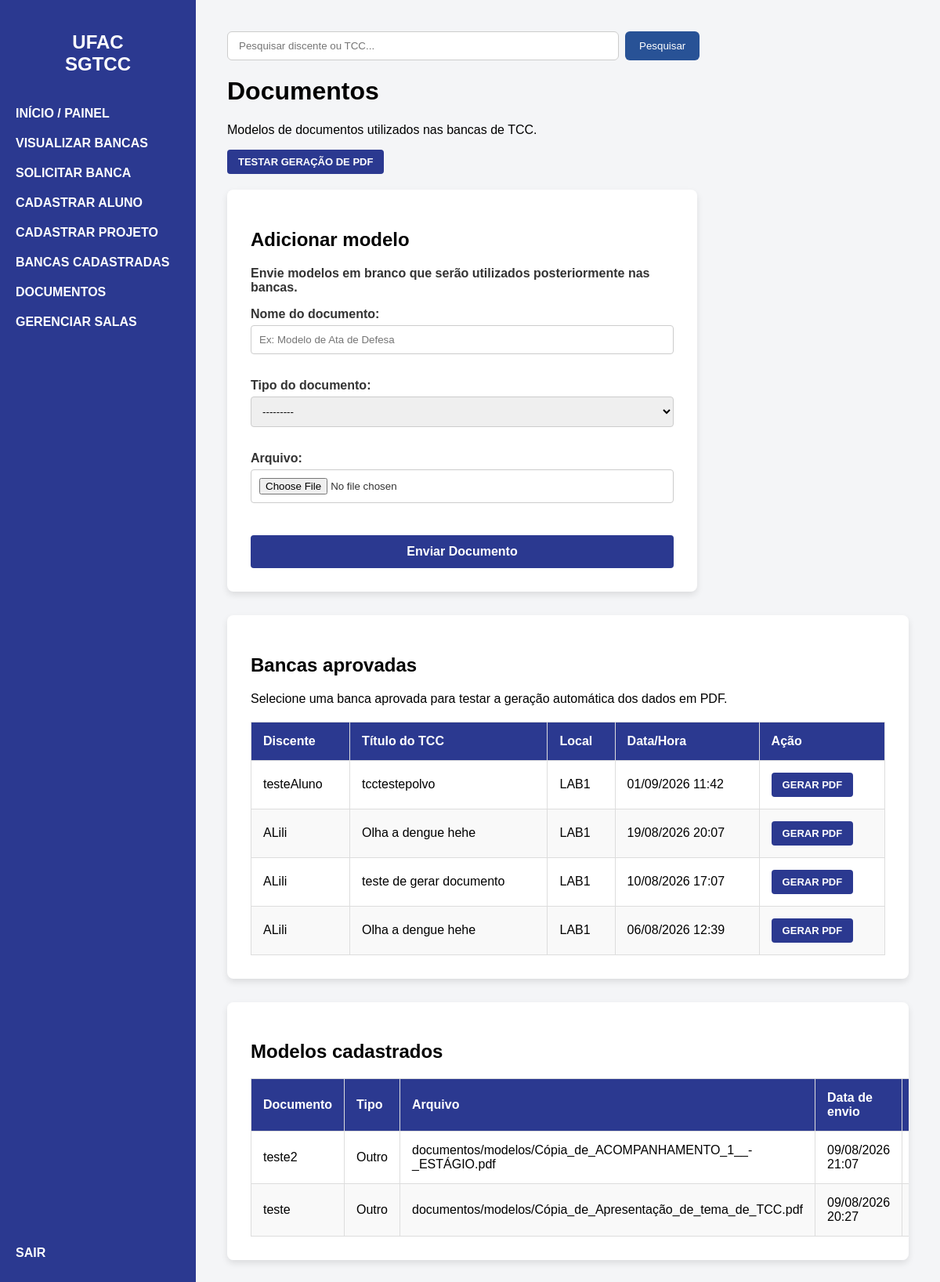
Before: /documentos/ (signed in) with the older database file.
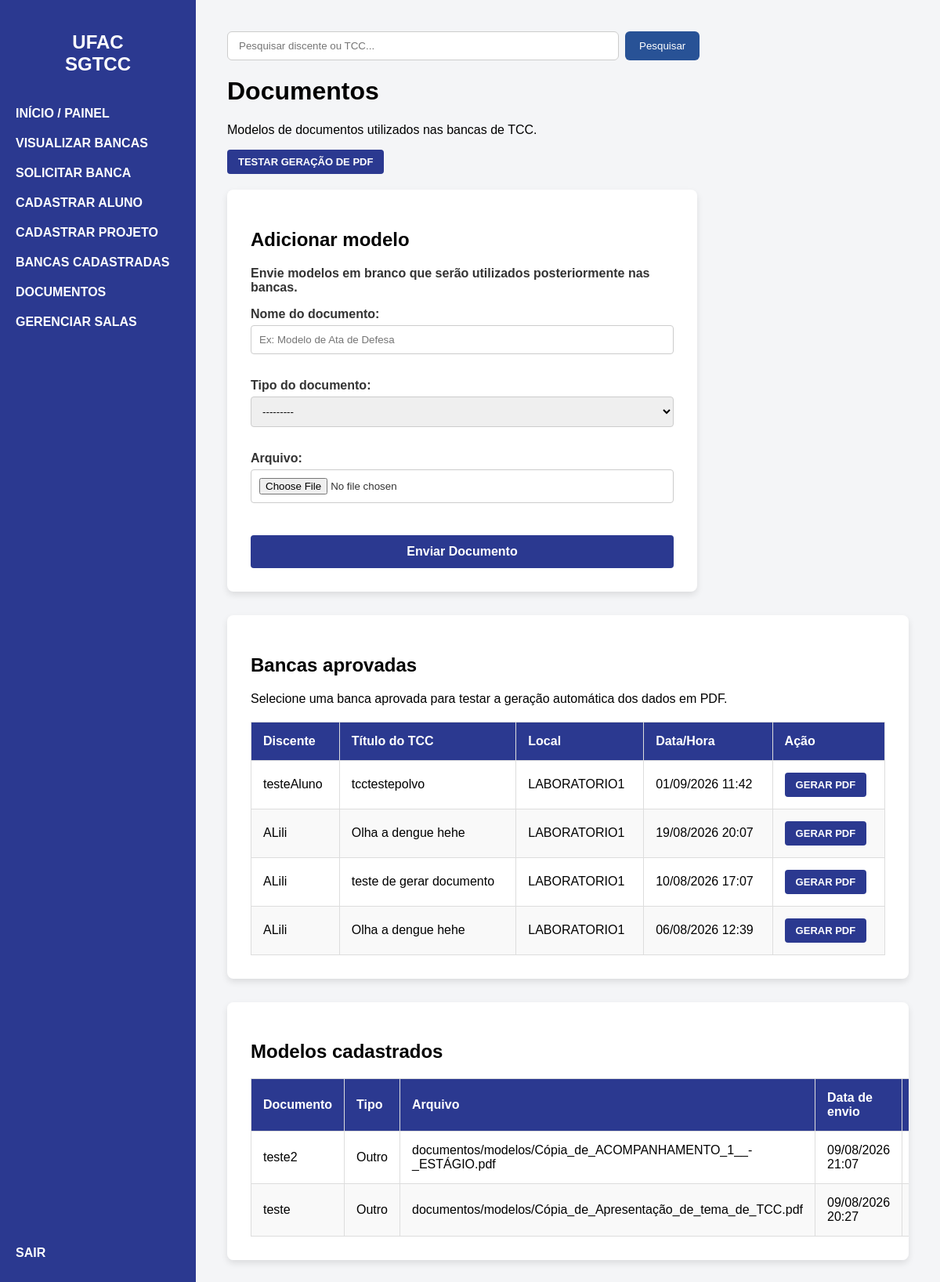
After: the same page with the newer database file.
### bancasapp/models.py (models this page shows, shortened)
class SolicitacaoAgendamento(models.Model):
    STATUS_SOLICITACAO = (
        ('EM_ANÁLISE', 'Em Análise'),
        ('APROVADA', 'Aprovada'),
        ('RECUSADA', 'Recusada'),
    )
    usuario_solicitante = models.ForeignKey(
        pUsuario,
        on_delete=models.CASCADE,
        related_name='solicitacoes_enviadas'
    )
    projeto_tcc = models.ForeignKey(
        ProjetoTCC,
        on_delete=models.CASCADE
    )
    espaco = models.ForeignKey(
        EspacoFisico,
        on_delete=models.PROTECT
    )
    opcao_data_inicio = models.DateTimeField()
    opcao_data_fim = models.DateTimeField()
    status = models.CharField(
        max_length=15,
        choices=STATUS_SOLICITACAO,
        default='EM_ANÁLISE'
    )
    data_solicitacao = models.DateTimeField(
        default=timezone.now,
        editable=False
    )
    data_decisao = models.DateTimeField(
        null=True,
        blank=True,
        editable=False
    )
    decidida_por = models.ForeignKey(
        User,
        on_delete=models.SET_NULL,
        null=True,
        blank=True,
        related_name='solicitacoes_decididas',
        editable=False
    )
    motivo_decisao = models.TextField(
        blank=True
    )

class EspacoFisico(models.Model):
    nome = models.CharField(
        max_length=255
    )
    ativo = models.BooleanField(
        default=True
    )
    class Meta:
        ordering = ['nome']
        verbose_name = 'Espaço físico'
        verbose_name_plural = 'Espaços físicos'

class ProjetoTCC(models.Model):
    STATUS_TIPO = (
        ('EM_ANÁLISE', 'Em Análise'),
        ('APROVADO', 'Aprovado'),
        ('RECUSADA', 'Recusada'),
    )
    titulo = models.CharField(max_length=255)
    resumo = models.TextField()
    semestre_letivo = models.CharField(max_length=6)
    discente = models.ForeignKey(Discente, on_delete=models.CASCADE)
    status = models.CharField(max_length=15, choices=STATUS_TIPO, default='EM_ANÁLISE')

class Discente(models.Model):
    nome = models.CharField(max_length=255)
    matricula = models.CharField(max_length=11, unique=True)

### bancasapp/views.py (the view)
# urls.py: path('documentos/', views.documentos, name='documentos'),
@login_required(login_url='login')
def documentos(request):
    eh_coordenacao = (
        request.user.is_superuser or
        pUsuario.objects.filter(
            usuario=request.user,
            perfil='COORDENACAO'
        ).exists()
    )
    if request.method == 'POST':
        if not eh_coordenacao:
            messages.error(
                request,
                'Apenas a coordenação pode enviar documentos.'
            )
            return redirect('documentos')
        form = ModeloDocumentoForm(
            request.POST,
            request.FILES
        )
        if form.is_valid():
            modelo = form.save(commit=False)
            modelo.enviado_por = request.user
            modelo.save()
            messages.success(
                request,
                'Modelo de documento enviado com sucesso.'
            )
            return redirect('documentos')
    else:
        form = ModeloDocumentoForm()
    modelos = ModeloDocumento.objects.all().order_by('-data_upload')
    solicitacoes_aprovadas = SolicitacaoAgendamento.objects.select_related(
        'projeto_tcc',
        'projeto_tcc__discente',
        'espaco',
        'usuario_solicitante',
        'usuario_solicitante__usuario'
    ).filter(
        status='APROVADA'
    ).order_by('-opcao_data_inicio')
    contexto = {
        'form': form,
        'modelos': modelos,
        'eh_coordenacao': eh_coordenacao,
        'solicitacoes_aprovadas': solicitacoes_aprovadas,
    }
    return render(
        request,
        'documentos.html',
        contexto
    )

### bancasapp/forms.py
class ModeloDocumentoForm(forms.ModelForm):
    class Meta:
        model = ModeloDocumento
        fields = [
            'nome',
            'tipo',
            'arquivo',
        ]
        widgets = {
            'nome': forms.TextInput(attrs={
                'class': 'form-input',
                'placeholder': 'Ex: Modelo de Ata de Defesa'
            }),
            'tipo': forms.Select(attrs={
                'class': 'form-input'
            }),
            'arquivo': forms.FileInput(attrs={
                'class': 'form-input'
            }),
        }
        labels = {
            'nome': 'Nome do documento',
            'tipo': 'Tipo do documento',
            'arquivo': 'Arquivo',
        }

### templates/documentos.html (shortened to what this page needs)
{% extends 'base.html' %}
{% block content %}
<div class="dashboard-header">
    <h1>Documentos</h1>
    <p>
        Modelos de documentos utilizados nas bancas de TCC.
    </p>
</div>
{% if eh_coordenacao %}
    <a
        href="{% url 'gerar_pdf_teste' %}"
        class="btn-download"
    >
        TESTAR GERAÇÃO DE PDF
    </a>
    <div class="form-container" style="margin-top: 20px;">
        <h2>Adicionar modelo</h2>
        <p>
            Envie modelos em branco que serão utilizados
            posteriormente nas bancas.
        </p>
        <form method="POST" enctype="multipart/form-data">
            {{ form.as_p }}
            <button type="submit" class="btn-enviar">
                Enviar Documento
            </button>
        </form>
    </div>
{% endif %}
<div class="table-container" style="margin-top: 30px;">
    <h2>Bancas aprovadas</h2>
    <p>
        Selecione uma banca aprovada para testar
        a geração automática dos dados em PDF.
    </p>
    {% if solicitacoes_aprovadas %}
        <table>
            <thead>
                <tr>
                    <th>Discente</th>
                    <th>Título do TCC</th>
                    <th>Local</th>
                    <th>Data/Hora</th>
                    <th>Ação</th>
                </tr>
            </thead>
            <tbody>
                {% for solicitacao in solicitacoes_aprovadas %}
                    <tr>
                        <td>
                            {{ solicitacao.projeto_tcc.discente.nome }}
                        </td>
                        <td>
                            {{ solicitacao.projeto_tcc.titulo }}
                        </td>
                        <td>
                            {{ solicitacao.espaco.nome }}
                        </td>
                        <td>
                            {{ solicitacao.opcao_data_inicio|date:"d/m/Y H:i" }}
                        </td>
                        <td>
                            <a
                                href="{% url 'gerar_pdf_banca' solicitacao.id %}"
                                class="btn-download"
                            >
                                GERAR PDF
                            </a>
                        </td>
                    </tr>
                {% endfor %}
            </tbody>
        </table>
    {% else %}
        <p>
            Nenhuma banca aprovada disponível.
        </p>
    {% endif %}
</div>
<div class="table-container" style="margin-top: 30px;">
    <h2>Modelos cadastrados</h2>
    {% if modelos %}
        <table>
            <thead>
                <tr>
                    <th>Documento</th>
                    <th>Tipo</th>
                    <th>Arquivo</th>
                    <th>Data de envio</th>
                    <th>Ação</th>
                </tr>
            </thead>
            <tbody>
                {% for modelo in modelos %}
                    <tr>
                        <td>
                            {{ modelo.nome }}
                        </td>
                        <td>
                            {{ modelo.get_tipo_display }}
                        </td>
                        <td>
                            {{ modelo.arquivo.name }}
                        </td>
                        <td>
                            {{ modelo.data_upload|date:"d/m/Y H:i" }}
                        </td>
                        <td>
                        </td>
                    </tr>
                {% endfor %}
            </tbody>
        </table>
    {% else %}
        <p>
            Nenhum modelo de documento foi cadastrado.
        </p>
    {% endif %}
</div>
{% endblock %}

Changed rows visible on the page:
changed through a linked row, SolicitacaoAgendamento "testeAluno": espaco.nome "LAB1" → "LABORATORIO1"
changed through a linked row, SolicitacaoAgendamento (number 2 of 4 on the later page): espaco.nome "LAB1" → "LABORATORIO1"
changed through a linked row, SolicitacaoAgendamento "teste de gerar documento": espaco.nome "LAB1" → "LABORATORIO1"
changed through a linked row, SolicitacaoAgendamento (number 4 of 4 on the later page): espaco.nome "LAB1" → "LABORATORIO1"
